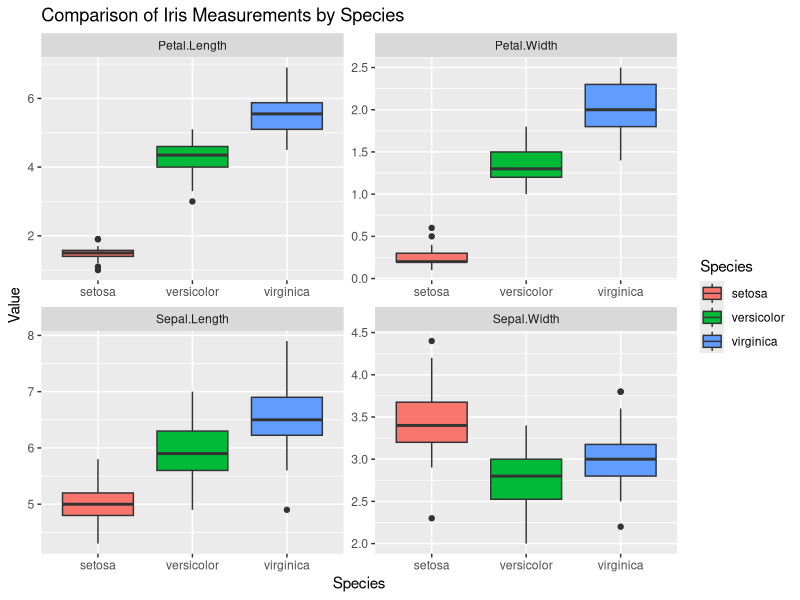
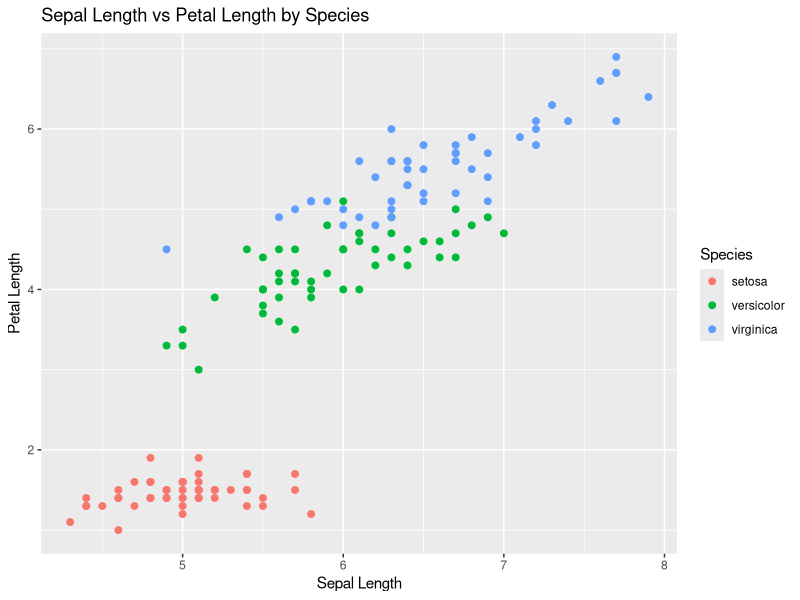

Recreate these plots in R, in order.
## ---- chunk 1
library(tidyverse)

#Load the data
data(iris)

## Display the first 6 rows of the dataset
head(iris)
## ---- chunk 2
# Group the data by species
# Calculate summary statistics for petal length and petal width
petal_summary <- 
  iris %>%
  group_by(Species) %>%
  summarise(
    mean_petal_length = mean(Petal.Length),
    median_petal_length = median(Petal.Length),
    min_petal_length = min(Petal.Length),
    max_petal_length = max(Petal.Length),
    sd_petal_length = sd(Petal.Length),
    mean_petal_width = mean(Petal.Width),
    median_petal_width = median(Petal.Width),
    min_petal_width = min(Petal.Width),
    max_petal_width = max(Petal.Width),
    sd_petal_width = sd(Petal.Width)
)

# Display the summary table
petal_summary
## ---- chunk 3
# Calculate summary statistics for sepal length and sepal width
sepal_summary <- 
  iris %>%
  group_by(Species) %>%
  summarise(
    mean_sepal_length = mean(Sepal.Length),
    median_sepal_length = median(Sepal.Length),
    min_sepal_length = min(Sepal.Length),
    max_sepal_length = max(Sepal.Length),
    sd_sepal_length = sd(Sepal.Length),
    mean_sepal_width = mean(Sepal.Width),
    median_sepal_width = median(Sepal.Width),
    min_sepal_width = min(Sepal.Width),
    max_sepal_width = max(Sepal.Width),
    sd_sepal_width = sd(Sepal.Width)
  )

# Display the sepal summary table
sepal_summary
## ---- chunk 4
# Reshape the iris dataset into long format
# Create one combined boxplot for all four measurements by species
iris_long <- 
  iris %>%
  pivot_longer(
    cols = c(Sepal.Length, 
             Sepal.Width,
             Petal.Length, 
             Petal.Width),
    names_to = "Measurement",
    values_to = "Value"
)

ggplot(
  iris_long, 
  aes(x = Species, y = Value, fill = Species)
) +
  geom_boxplot() +
  facet_wrap(~ Measurement, scales = "free") +
  labs(
    title = "Comparison of Iris Measurements by Species",
    x = "Species",
    y = "Value"
)
## ---- chunk 5
# Create a scatter plot
ggplot(
  iris, 
  aes(x = Sepal.Length, y = Petal.Length, color = Species)
) +
  geom_point( size = 2) +
  labs(
    title = "Sepal Length vs Petal Length by Species",
    x = "Sepal Length",
    y = "Petal Length"
)
